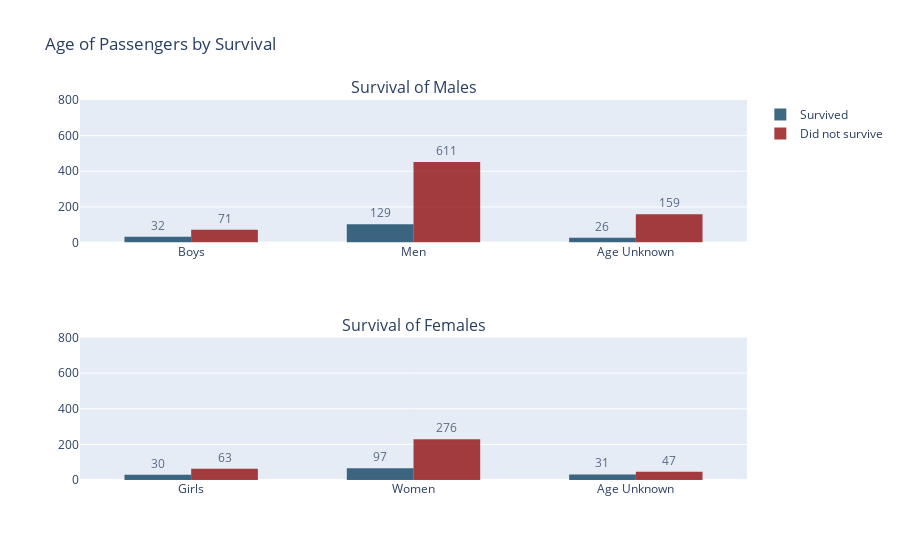

Notebook code for this chart:
### Code cell
#Question 1
#Compare the deaths of children vs. adults broken down by sex. Did more boys or girls survive the disaster?
figCA = make_subplots(rows = 2, cols = 1,
                   subplot_titles=("Survival of Males", "Survival of Females"))
traceCA1 = go.Histogram(x=df[df['survivedStatus']=='Survived'][df['sex']=='male']["boyGirls"],  
                        text=["32", "129", "26"], textposition="outside", opacity=0.75, 
                      marker_color='#003758', name='Survived', 
                      showlegend=True)
traceCA2 = go.Histogram(x=df[df['survivedStatus']=='Not Survived'][df['sex']=='male']["boyGirls"],  
                        text=["71", "611", "159"], textposition="outside", opacity=0.75, 
                      marker_color='#8b0000', name='Did not survive', 
                      showlegend=True)
traceCA3 = go.Histogram(x=df[df['survivedStatus']=='Not Survived'][df['sex']=='female']["boyGirls"],  
                        text=["30", "97", "31"], textposition="outside", opacity=0.75, 
                      marker_color='#003758', name='Survived', 
                      showlegend=False)
traceCA4 = go.Histogram(x=df[df['survivedStatus']=='Survived'][df['sex']=='female']["boyGirls"],  
                        text=["63", "276", "47"], textposition="outside", opacity=0.75, 
                      marker_color='#8b0000', name='Did not survive', 
                      showlegend=False)


figCA.update_layout( 
    bargap=0.4,
    bargroupgap=0, 
    yaxis = dict(range=[0, 800]),
    title_text = "Age of Passengers by Survival") 

figCA.append_trace(traceCA1, 1, 1) 
figCA.append_trace(traceCA2, 1, 1)
figCA.append_trace(traceCA3, 2, 1)
figCA.append_trace(traceCA4, 2, 1)




figCA.update_yaxes(matches='y')



figCA.show()

### Figure 1 — Plotly figure (JSON) as saved in the notebook; plotly's stock layout.template omitted (floating-point values rounded to 4 significant figures; data arrays with more than 128 entries replaced by an {"elided": "..."} marker saying what was removed)
{"data": [{"marker": {"color": "#003758"}, "name": "Survived", "opacity": 0.75, "showlegend": true, "text": ["32", "129", "26"], "textposition": "outside", "type": "histogram", "x": {"elided": "161 str values"}, "xaxis": "x", "yaxis": "y"}, {"marker": {"color": "#8b0000"}, "name": "Did not survive", "opacity": 0.75, "showlegend": true, "text": ["71", "611", "159"], "textposition": "outside", "type": "histogram", "x": {"elided": "682 str values"}, "xaxis": "x", "yaxis": "y"}, {"marker": {"color": "#003758"}, "name": "Survived", "opacity": 0.75, "showlegend": false, "text": ["30", "97", "31"], "textposition": "outside", "type": "histogram", "x": ["Girls", "Women", "Women", "Women", "Women", "Women", "Women", "Women", "Age Unknown", "Women", "Girls", "Women", "Women", "Women", "Women", "Women", "Women", "Women", "Girls", "Girls", "Women", "Girls", "Girls", "Women", "Girls", "Girls", "Girls", "Women", "Women", "Girls", "Age Unknown", "Age Unknown", "Women", "Women", "Girls", "Girls", "Women", "Women", "Women", "Age Unknown", "Women", "Women", "Women", "Women", "Women", "Age Unknown", "Women", "Girls", "Women", "Girls", "Girls", "Women", "Women", "Girls", "Age Unknown", "Girls", "Women", "Women", "Age Unknown", "Women", "Women", "Age Unknown", "Age Unknown", "Women", "Women", "Age Unknown", "Women", "Girls", "Women", "Women", "Age Unknown", "Age Unknown", "Age Unknown", "Age Unknown", "Age Unknown", "Women", "Women", "Women", "Women", "Age Unknown", "Women", "Women", "Women", "Age Unknown", "Age Unknown", "Age Unknown", "Age Unknown", "Women", "Age Unknown", "Women", "Women", "Women", "Age Unknown", "Girls", "Girls", "Women", "Women", "Girls", "Women", "Age Unknown", "Women", "Girls", "Age Unknown", "Women", "Women", "Age Unknown", "Women", "Girls", "Women", "Age Unknown", "Age Unknown", "Age Unknown", "Age Unknown", "Age Unknown", "Girls", "Girls", "Women", "Women", "Girls", "Women", "Girls", "Women", "Girls", "Women", "Girls", "Girls", "Age Unknown"], "xaxis": "x2", "yaxis": "y2"}, {"marker": {"color": "#8b0000"}, "name": "Did not survive", "opacity": 0.75, "showlegend": false, "text": ["63", "276", "47"], "textposition": "outside", "type": "histogram", "x": {"elided": "339 str values"}, "xaxis": "x2", "yaxis": "y2"}], "layout": {"annotations": [{"font": {"size": 16}, "showarrow": false, "text": "Survival of Males", "x": 0.5, "xanchor": "center", "xref": "paper", "y": 1, "yanchor": "bottom", "yref": "paper"}, {"font": {"size": 16}, "showarrow": false, "text": "Survival of Females", "x": 0.5, "xanchor": "center", "xref": "paper", "y": 0.375, "yanchor": "bottom", "yref": "paper"}], "bargap": 0.4, "bargroupgap": 0, "title": {"text": "Age of Passengers by Survival"}, "xaxis": {"anchor": "y", "domain": [0, 1]}, "xaxis2": {"anchor": "y2", "domain": [0, 1]}, "yaxis": {"anchor": "x", "domain": [0.625, 1], "matches": "y", "range": [0, 800]}, "yaxis2": {"anchor": "x2", "domain": [0, 0.375], "matches": "y"}}}
